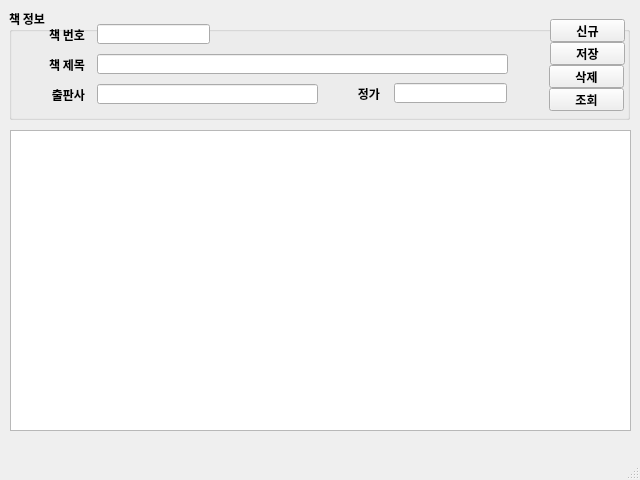
<?xml version="1.0" encoding="UTF-8"?>
<ui version="4.0">
 <class>MainWindow</class>
 <widget class="QMainWindow" name="MainWindow">
  <property name="geometry">
   <rect>
    <x>0</x>
    <y>0</y>
    <width>640</width>
    <height>480</height>
   </rect>
  </property>
  <property name="maximumSize">
   <size>
    <width>640</width>
    <height>480</height>
   </size>
  </property>
  <property name="font">
   <font>
    <family>나눔고딕</family>
    <weight>75</weight>
    <bold>true</bold>
   </font>
  </property>
  <property name="windowTitle">
   <string>마당 도서관리 V1.0</string>
  </property>
  <widget class="QWidget" name="centralwidget">
   <widget class="QGroupBox" name="groupBox">
    <property name="geometry">
     <rect>
      <x>9</x>
      <y>9</y>
      <width>621</width>
      <height>111</height>
     </rect>
    </property>
    <property name="title">
     <string>책 정보</string>
    </property>
    <widget class="QLabel" name="label">
     <property name="geometry">
      <rect>
       <x>20</x>
       <y>20</y>
       <width>56</width>
       <height>12</height>
      </rect>
     </property>
     <property name="text">
      <string>책 번호</string>
     </property>
     <property name="alignment">
      <set>Qt::AlignRight|Qt::AlignTrailing|Qt::AlignVCenter</set>
     </property>
    </widget>
    <widget class="QLineEdit" name="txtBookId">
     <property name="geometry">
      <rect>
       <x>88</x>
       <y>15</y>
       <width>113</width>
       <height>20</height>
      </rect>
     </property>
     <property name="inputMethodHints">
      <set>Qt::ImhFormattedNumbersOnly</set>
     </property>
    </widget>
    <widget class="QLabel" name="label_2">
     <property name="geometry">
      <rect>
       <x>20</x>
       <y>50</y>
       <width>56</width>
       <height>12</height>
      </rect>
     </property>
     <property name="text">
      <string>책 제목</string>
     </property>
     <property name="alignment">
      <set>Qt::AlignRight|Qt::AlignTrailing|Qt::AlignVCenter</set>
     </property>
    </widget>
    <widget class="QLineEdit" name="txtBookName">
     <property name="geometry">
      <rect>
       <x>88</x>
       <y>45</y>
       <width>411</width>
       <height>20</height>
      </rect>
     </property>
    </widget>
    <widget class="QLineEdit" name="txtPrice">
     <property name="geometry">
      <rect>
       <x>385</x>
       <y>74</y>
       <width>113</width>
       <height>20</height>
      </rect>
     </property>
    </widget>
    <widget class="QLineEdit" name="txtPublisher">
     <property name="geometry">
      <rect>
       <x>88</x>
       <y>75</y>
       <width>221</width>
       <height>20</height>
      </rect>
     </property>
    </widget>
    <widget class="QLabel" name="label_3">
     <property name="geometry">
      <rect>
       <x>315</x>
       <y>79</y>
       <width>56</width>
       <height>12</height>
      </rect>
     </property>
     <property name="text">
      <string>정가</string>
     </property>
     <property name="alignment">
      <set>Qt::AlignRight|Qt::AlignTrailing|Qt::AlignVCenter</set>
     </property>
    </widget>
    <widget class="QLabel" name="label_4">
     <property name="geometry">
      <rect>
       <x>20</x>
       <y>80</y>
       <width>56</width>
       <height>12</height>
      </rect>
     </property>
     <property name="text">
      <string>출판사</string>
     </property>
     <property name="alignment">
      <set>Qt::AlignRight|Qt::AlignTrailing|Qt::AlignVCenter</set>
     </property>
    </widget>
    <widget class="QPushButton" name="btnNew">
     <property name="geometry">
      <rect>
       <x>541</x>
       <y>10</y>
       <width>75</width>
       <height>23</height>
      </rect>
     </property>
     <property name="text">
      <string>신규</string>
     </property>
    </widget>
    <widget class="QPushButton" name="btnSave">
     <property name="geometry">
      <rect>
       <x>541</x>
       <y>33</y>
       <width>75</width>
       <height>23</height>
      </rect>
     </property>
     <property name="text">
      <string>저장</string>
     </property>
    </widget>
    <widget class="QPushButton" name="btnDel">
     <property name="geometry">
      <rect>
       <x>540</x>
       <y>56</y>
       <width>75</width>
       <height>23</height>
      </rect>
     </property>
     <property name="text">
      <string>삭제</string>
     </property>
    </widget>
    <widget class="QPushButton" name="btnReload">
     <property name="geometry">
      <rect>
       <x>540</x>
       <y>79</y>
       <width>75</width>
       <height>23</height>
      </rect>
     </property>
     <property name="text">
      <string>조회</string>
     </property>
    </widget>
   </widget>
   <widget class="QTableWidget" name="tblBooks">
    <property name="geometry">
     <rect>
      <x>10</x>
      <y>130</y>
      <width>621</width>
      <height>301</height>
     </rect>
    </property>
   </widget>
  </widget>
  <widget class="QMenuBar" name="menubar">
   <property name="geometry">
    <rect>
     <x>0</x>
     <y>0</y>
     <width>640</width>
     <height>21</height>
    </rect>
   </property>
  </widget>
  <widget class="QStatusBar" name="statusbar"/>
 </widget>
 <tabstops>
  <tabstop>txtBookId</tabstop>
  <tabstop>txtBookName</tabstop>
  <tabstop>txtPublisher</tabstop>
  <tabstop>txtPrice</tabstop>
  <tabstop>btnNew</tabstop>
  <tabstop>btnSave</tabstop>
  <tabstop>btnDel</tabstop>
  <tabstop>btnReload</tabstop>
  <tabstop>tblBooks</tabstop>
 </tabstops>
 <resources/>
 <connections/>
</ui>
